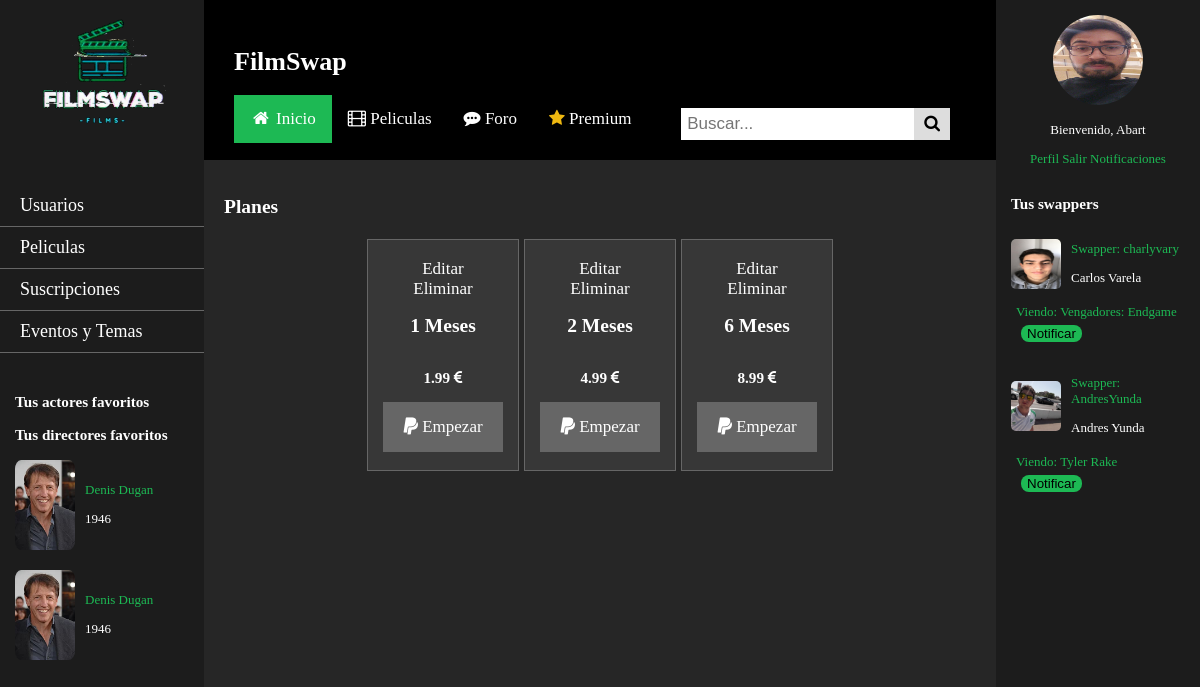
The app's page /premium.php (signed in) with its own data.
### tables this page shows
CREATE TABLE `actores_directores` (
  `id` int(11) NOT NULL,
  `actor_director` tinyint(4) NOT NULL DEFAULT 0,
  `name` varchar(45) NOT NULL,
  `description` longtext NOT NULL,
  `birth_date` date NOT NULL,
  `nationality` varchar(45) NOT NULL,
  `image` varchar(45) DEFAULT NULL
);

CREATE TABLE `planes` (
  `id` int(11) NOT NULL,
  `meses` int(11) NOT NULL,
  `precio` double NOT NULL
);

CREATE TABLE `usuarios` (
  `user` varchar(25) NOT NULL,
  `password` varchar(255) NOT NULL,
  `name` varchar(45) DEFAULT NULL,
  `image` varchar(45) NOT NULL DEFAULT 'user_logged.png',
  `date_joined` date NOT NULL,
  `watching` int(11) DEFAULT NULL,
  `admin` tinyint(4) NOT NULL DEFAULT 0,
  `content_manager` tinyint(4) NOT NULL DEFAULT 0,
  `moderator` tinyint(4) NOT NULL DEFAULT 0,
  `premium` tinyint(1) NOT NULL,
  `premium_validity` date DEFAULT NULL
);

CREATE TABLE `peliculas` (
  `id` int(11) NOT NULL,
  `title` varchar(45) NOT NULL,
  `image` varchar(45) NOT NULL DEFAULT 'film_default.jpg',
  `date_released` date NOT NULL,
  `duration` int(11) NOT NULL,
  `country` varchar(45) DEFAULT NULL,
  `plot` longtext NOT NULL,
  `rating` decimal(10,2) DEFAULT 0.00
);

### includes/Aplicacion.php (called while the page is built, shortened)
<?php
class Aplicacion
{
	private static $instancia;
	public static function getSingleton() {
		if (  !self::$instancia instanceof self) {
			self::$instancia = new self;
		}
		return self::$instancia;
	}
	private $inicializada = false;
	public function init($bdDatosConexion)
	{
        if ( ! $this->inicializada ) {
    		$this->inicializada = true;
        }
	}
    public function usuarioLogueado()
    {
      return ($_SESSION['login'] ?? false) === true;
    }
    public function esAdmin()
    {
      return $_SESSION['esAdmin'];
    }
    public function esGestor()
    {
      return $_SESSION['esGestor'];
    }
}

### includes/suscripcion/Suscripcion.php (called while the page is built, shortened)
<?php
class Suscripcion
{
    public static function listaPlanes()
    {
        $result = [];
        $app = App::getSingleton();
        $conn = $app->conexionBd();
        $query = sprintf("SELECT * FROM planes ORDER BY meses ASC");
        $rs = $conn->query($query);
        if ($rs) {
            while($fila = $rs->fetch_assoc()) {
                $result[] = new Suscripcion($fila['id'], $fila['meses'], $fila['precio']);
            }
        }
        return $result;
    }
    private $id;
    private $meses;
    private $precio;
    private function __construct($id, $meses, $precio)
    {
        $this->id= $id;
        $this->meses = $meses;
        $this->precio = $precio;
    }
    public function id()
    {
        return $this->id;
    }
    public function meses()
    {
        return $this->meses;
    }
    public function precio()
    {
        return $this->precio;
    }
}

### includes/actoresDirectores/ActorDirector.php (called while the page is built, shortened)
<?php
class ActorDirector
{
	public static function buscaActoresDirectoresPorUser($user, $limit=NULL, $actorDirector)
	{
		$result = [];
    $app = App::getSingleton();
    $conn = $app->conexionBd();
		$query = sprintf("SELECT actores_directores.* FROM usuarios join usuarios_actores_directores ON usuarios.user = usuarios_actores_directores.user
		join actores_directores ON usuarios_actores_directores.actor_director_id = actores_directores.id where usuarios.user= '%s' AND
		actores_directores.actor_director= '%d'", $user, $actorDirector);
		if($limit) {
		  $query = $query . ' LIMIT %d';
		  $query = sprintf($query, $limit);
		}
		$rs = $conn->query($query);
		if ($rs) {
		  while($fila = $rs->fetch_assoc()) {
			$result[] = new ActorDirector($fila['id'], $fila['actor_director'], $fila['name'], $fila['description'], $fila['birth_date'], $fila['nationality'], $fila['image']);
		  }
		}
		return $result;
	}
	public static function buscaActorDirectorPorPeliId ($id, $ad)
  {
        $app = App::getSingleton();
        $conn = $app->conexionBd();
        $query = sprintf("SELECT ad.* FROM actores_directores ad JOIN peliculas_actores_directores pad ON ad.id = pad.actor_director_id WHERE pad.film_id = %d AND ad.actor_director = %d", $id, $ad);
        $rs = $conn->query($query);
        $result = false;
		if ($rs) {
		  while($fila = $rs->fetch_assoc()) {
			$result[] = new ActorDirector($fila['id'], $fila['actor_director'], $fila['name'], $fila['description'], $fila['birth_date'], $fila['nationality'], $fila['image']);
		  }
		}
		return $result;
  }
  private $id;
  private $name;
  private $birth_date;
  private $image;
  private function __construct($id, $actor_director, $name, $description, $birth_date, $nationality, $image)
  {
      $this->id = $id;
      $this->image = $image ?? 'film_default.jpg';
      $this->name = $name;
      $this->birth_date = $birth_date;
  }
  public function id()
  {
      return $this->id;
  }
  public function name()
  {
      return $this->name;
  }
  public function birth_date()
  {
      return $this->birth_date;
  }
  public function image()
  {
      return $this->image;
  }
}

### includes/usuarios/Usuario.php (called while the page is built, shortened)
<?php
class Usuario
{
    public static function buscaUsuario($user)
    {
        $app = App::getSingleton();
        $conn = $app->conexionBd();
        $query = sprintf("SELECT * FROM usuarios U WHERE U.user = '%s'", $conn->real_escape_string($user));
        $rs = $conn->query($query);
        $result = false;
        if ($rs) {
            if ( $rs->num_rows == 1) {
                $fila = $rs->fetch_assoc();
                $usuario = new Usuario($fila['user'], $fila['password'], $fila['name'], $fila['image'], $fila['date_joined'], $fila['watching'], $fila['admin'], $fila['content_manager'], $fila['moderator'], $fila['premium']);
                $result = $usuario;
            }
        } else {
            echo "Error al consultar en la BD: (" . $conn->errno . ") " . utf8_encode($conn->error);
            exit();
        }
        return $result;
    }
	public static function listaAmigos($user, $limit=NULL)
	{
		$result = [];
        $app = App::getSingleton();
        $conn = $app->conexionBd();
		$query = sprintf("SELECT u2.* FROM amigos u JOIN usuarios u1 ON u1.user = u.user JOIN usuarios u2 ON u2.user = u.friend WHERE u1.user = '%s'", $conn->real_escape_string($user));
		if($limit) {
		  $query = $query . ' LIMIT %d';
		  $query = sprintf($query, $limit);
		}
		$rs = $conn->query($query);
		if ($rs) {
		  while($fila = $rs->fetch_assoc()) {
			$result[] = new Usuario($fila['user'], $fila['password'], $fila['name'], $fila['image'], $fila['date_joined'], $fila['watching'], $fila['admin'], $fila['content_manager'], $fila['moderator'], $fila['premium']);
		  }
		}
		return $result;
	}
    private function __construct($user, $password, $name, $image, $date_joined, $watching, $admin, $content_manager, $moderator, $premium)
    {
        $this->watching = $watching;
		$this->film = Pelicula::buscaPorId($this->watching);
    }
}

### includes/peliculas/Pelicula.php (called while the page is built, shortened)
<?php
class Pelicula
{
  public static function buscaPorId($idPelicula)
  {
    $result = null;
    $app = App::getSingleton();
    $conn = $app->conexionBd();
    $query = sprintf('SELECT * FROM peliculas WHERE id = %d', $idPelicula);
    $rs = $conn->query($query);
    if ($rs && $rs->num_rows == 1) {
      while($fila = $rs->fetch_assoc()) {
        $result = new Pelicula($fila['id'], $fila['title'], $fila['image'], $fila['date_released'], $fila['duration'], $fila['country'], $fila['plot'], $fila['rating']);
      }
    }
    return $result;
  }
  private function __construct($id, $title, $image, $date_released, $duration, $country, $plot, $rating)
  {
    $this->genres = Genero::buscaPorPeliId($id);
    $this->actors = ActorDirector::buscaActorDirectorPorPeliId($id,0);
    $this->directors = ActorDirector::buscaActorDirectorPorPeliId($id,1);
    $this->plataformas = Plataforma::buscaPlataformaPorIdPelicula($id);
    $this->reviews = Review::buscaReviewsPorIdPeli($id);
    $this->peliculasPlataformas = PeliculaPlataforma::buscaPeliculaPlataformaPorIdPelicula($id);
  }
}

### includes/generos/Genero.php (called while the page is built, shortened)
<?php
class Genero
{
  public static function buscaPorPeliId ($id)
  {
      $app = App::getSingleton();
      $conn = $app->conexionBd();
      $query = sprintf("SELECT g.* FROM generos g JOIN peliculas_generos pg ON g.id = pg.genre_id WHERE pg.film_id = '%d'", $id);
      $rs = $conn->query($query);
      $result = false;
      if ($rs) {
        while($fila = $rs->fetch_assoc()) {
          $result[] = new Genero($fila['id'], $fila['name']);
        }
      }
      return $result;
}
}

### includes/plataformas/Plataforma.php (called while the page is built, shortened)
<?php
class Plataforma
{
  public static function buscaPorId($id)
  {
    $result = null;
    $app = App::getSingleton();
    $conn = $app->conexionBd();
    $query = sprintf("SELECT * FROM plataformas WHERE id = %d", $id);
    $rs = $conn->query($query);
    if ($rs && $rs->num_rows == 1) {
      while($fila = $rs->fetch_assoc()) {
        $result = new Plataforma($fila['id'], $fila['name'], $fila['image']);
      }
    }
    return $result;
  }
  public static function buscaPlataformaPorIdPelicula($id)
  {
      $app = App::getSingleton();
      $conn = $app->conexionBd();
      $query = sprintf("SELECT p.* FROM plataformas p JOIN peliculas_plataformas pp ON p.id = pp.platform_id WHERE pp.film_id = %d", $id);
      $rs = $conn->query($query);
      $result = false;
  if ($rs) {
    while($fila = $rs->fetch_assoc()) {
    $result[] = new Plataforma($fila['id'], $fila['name'], $fila['image']);
    }
  }
  return $result;
}
}

### includes/reviews/Review.php (called while the page is built, shortened)
<?php
class Review
{
  public static function buscaReviewsPorIdPeli($id)
  {
      $app = App::getSingleton();
      $conn = $app->conexionBd();
      $query = sprintf("SELECT * FROM reviews WHERE film_id = %d ORDER BY time_created DESC", $id);
      $rs = $conn->query($query);
      $result = false;
      return $result;
  }
}

### includes/plataformas/PeliculaPlataforma.php (called while the page is built, shortened)
<?php
class PeliculaPlataforma
{
  public static function buscaPeliculaPlataformaPorIdPelicula($id)
  {
      $app = App::getSingleton();
      $conn = $app->conexionBd();
      $query = sprintf("SELECT * FROM peliculas_plataformas pp WHERE pp.film_id = %d", $id);
      $rs = $conn->query($query);
      $result = false;
  if ($rs) {
    while($fila = $rs->fetch_assoc()) {
      $result[] = new PeliculaPlataforma($fila['id'], $fila['film_id'], $fila['platform_id'], $fila['link']);
    }
  }
  return $result;
  }
  private function __construct($id, $film_id, $platform_id, $link)
  {
      $this->platform = Plataforma::buscaPorId($platform_id);
  }
}

### includes/notificaciones/Notificacion.php (called while the page is built, shortened)
<?php
class Notificacion
{
    public static function getNotificacion($user_notify, $user_review, $film_id)
    {
        $result = null;
        $app = App::getSingleton();
        $conn = $app->conexionBd();
        $query = sprintf("SELECT * FROM notificaciones WHERE user_notify = '%s' AND user_review = '%s' AND film_id = %d"
            , $conn->real_escape_string($user_notify)
            , $conn->real_escape_string($user_review)
            , $film_id);
        $rs = $conn->query($query);
        return $result;
    }
  }

### includes/comun/suscripcion_utils.php (the view, shortened to what this page needs)
<?php
function getDivPlanes($planes)
{
    $app = Aplicacion::getSingleton();
    $html = '<div class="planes">';
    $prevLink = urlencode($_SERVER['REQUEST_URI']);
    foreach ($planes as $plan) {
        $html .= '<div class="plan">';
        if ($app->usuarioLogueado() && ($app->esGestor() || $app->esAdmin())) {
            $html .=<<<EOS
			<a class="editar" href="./editarPlan.php?id={$plan->id()}&prevPage={$prevLink}">Editar</a>
			<a class="eliminar" href="./eliminarPlan.php?id={$plan->id()}&prevPage={$prevLink}">Eliminar</a>
		EOS;
        } else {
            $html .= '<h1>Suscríbete</h1>';
        }
        $textMeses = $plan->meses();
        $textMeses = strlen($textMeses) > 40 ? substr($textMeses, 0, 40) . '...' : $textMeses;
        $textPrecio = $plan->precio();
        $textPrecio = strlen($textPrecio) > 40 ? substr($textPrecio, 0, 40) . '...' : $textPrecio;
        $html .= <<<EOS
            <h1>$textMeses Meses</h1>
            <h3>$textPrecio <i class="fa fa-eur"></i></h3>
            <a class="empezar" href="carrito.php?id={$plan->id()}"><i class="fa fa-paypal" ></i> Empezar </a>
            </div>
           EOS;
    }
    $html .= '</div>';
    return $html;
}
function listaPlanes()
{
    $planes = Suscripcion::listaPlanes();
    return getDivPlanes($planes);
}

### includes/comun/usuarios_utils.php (shortened to what this page needs)
<?php
function listaAmigos($user, $limit=NULL)
{
    $usuarios = Usuario::listaAmigos($user, $limit);
    $html = '<div>';
    foreach($usuarios as $usuario) {
        $peliculaWatching = $usuario->film();
        $watching = '';
        $swapper='<p><a href="usuario.php?id='.$usuario->user().'"> Swapper: '.$usuario->user().' </a></p>';
        if ($peliculaWatching) {
            $watching .= '<p><a href="'.RUTA_APP.'pelicula.php?id='.$peliculaWatching->id().'"> Viendo: '.$peliculaWatching->title().' </a> </p>';
            $notificacion = getNotificacion($user, $usuario->user(), $peliculaWatching->id());
            if ($notificacion) {
                $watching.= '<form method="post">
                <input type="hidden" name="notification_id" value="'.$notificacion->id().'" readonly/>
                <input type="submit" name="no-notify" class="button-notif" value="No Notificar"/>
                </form>';
            } else {
                $watching.= '<form method="post">
                <input type="hidden" name="user-review" value="'.$usuario->user().'" readonly/>
                <input type="hidden" name="user-notify" value="'.$user.'" readonly/>
                <input type="hidden" name="peliculaWatching" value="'.$peliculaWatching->id().'" readonly/>
                <input type="submit" name="notify" class="button-notif" value="Notificar"/>
                </form>';
            }
        }
        $html .=<<<EOS
            <div class="div-usuarios">
            <div class="div-usuarios">
            <div class="usuarios">
            <img id="prof_pic" src="img/usuarios/{$usuario->image()}" alt="user" >
            <div>
            $swapper
            <p>{$usuario->name()} </p>
            </div>
            </div>
            <div>
            $watching
            </div>
            </div>
        EOS;
    }
    $html .= '</div>';
    return $html;
}
function listaActoresDirectoresUser($user = NULL, $limit = NULL, $actorDirector)
{
    $html = '<div>';
    $actores = ActorDirector::buscaActoresDirectoresPorUser($user, $limit, $actorDirector);
    foreach($actores as $actor) {
        $href = RUTA_APP.'actorDirector.php?id=' . $actor->id();
        $year = substr($actor->birth_date(), 0, 4);
        $html .=<<<EOS
            <div class="div-actoresDirectores">
            <img id="prof_pic_long" src="img/actores_directores/{$actor->image()}" alt="actor/director" >
            <div>
            <p><a href="$href">{$actor->name()}</a></p>
            <p>{$year}</p>
            </div>
            </div>
        EOS;
    }
    $html .= '</div>';
    return $html;
}
function getNotificacion($user_notify, $user_review, $film_id)
{
    return Notificacion::getNotificacion($user_notify, $user_review, $film_id);
}
function getNotificacionesCompletadas($user)
{
    $usuario = getUsuarioPorUser($user);
    return $usuario->completedNotifications();
}
function getUsuarioPorUser($user)
{
    return Usuario::buscaUsuario($user);
}

### records on screen
actores_directores: image (picture), name "Denis Dugan", birth_date "1946"
planes: meses "1", precio "1.99"
planes: meses "2", precio "4.99"
planes: meses "6", precio "8.99"
usuarios: image (picture), user "charlyvary", name "Carlos Varela"
peliculas: title "Vengadores: Endgame"
usuarios: image (picture), user "AndresYunda", name "Andres Yunda"
peliculas: title "Tyler Rake"

### other values on screen
$user "Abart"
